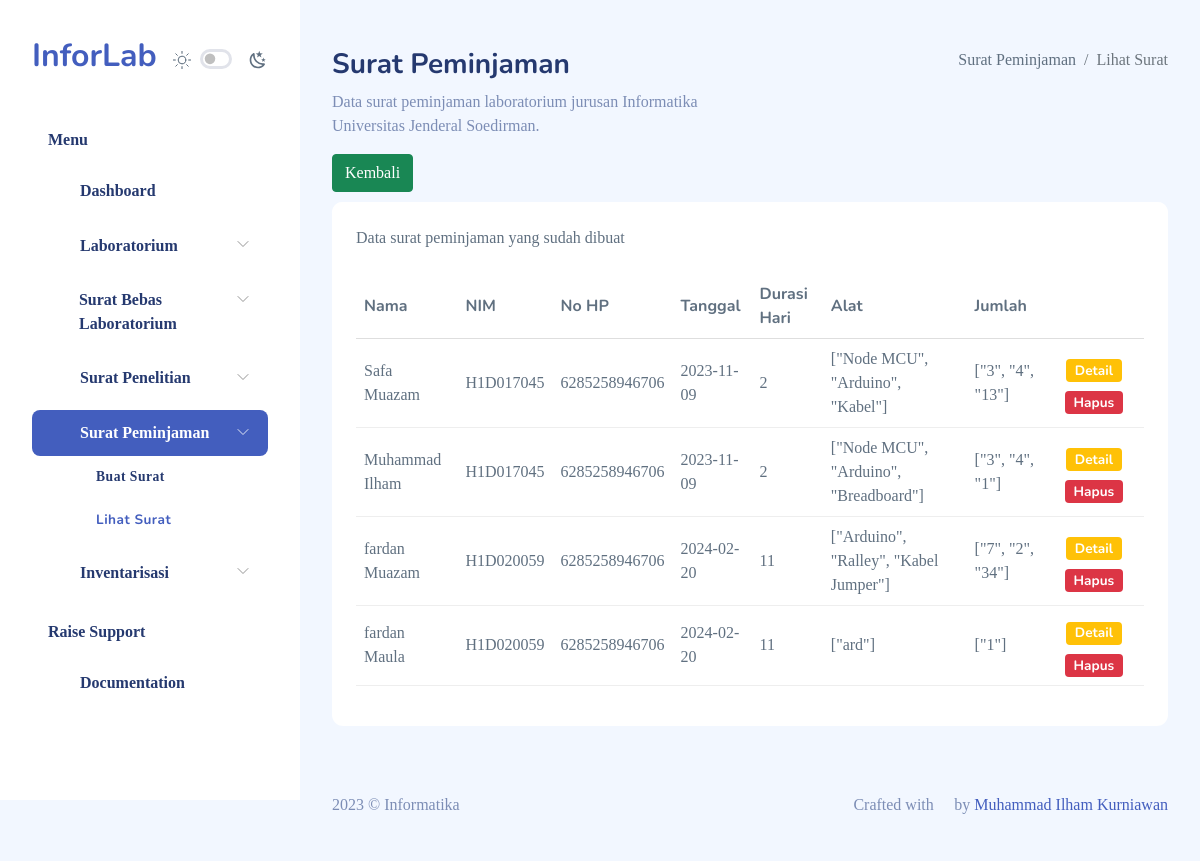
Screenshot of /index.php?r=surat_peminjaman with the database file from the repository.
### tables this page shows
CREATE TABLE `surat_peminjaman` (
  `id` int(11) NOT NULL,
  `nama` varchar(255) DEFAULT NULL,
  `nim` varchar(20) DEFAULT NULL,
  `noHp` varchar(15) DEFAULT NULL,
  `tanggal` date DEFAULT NULL,
  `pinjam` date DEFAULT NULL,
  `kembali` date DEFAULT NULL,
  `durasi` int(11) DEFAULT NULL,
  `keperluan` varchar(255) DEFAULT NULL,
  `alat` json DEFAULT NULL,
  `jumlah` json DEFAULT NULL
);

### modul/surat_peminjaman/surat_peminjaman.php (the view, shortened to what this page needs)
<div class="page-heading">
  <div class="page-title">
    <div class="row">
      <div class="col-12 col-md-6 order-md-1 order-last">
      <h3>Surat Peminjaman</h3>
        <p class="text-subtitle text-muted">
        Data surat peminjaman laboratorium jurusan Informatika Universitas Jenderal Soedirman.
        </p>
        <div class="buttons">
              <a href="index.php?r=lihat_surat_peminjaman" class="btn btn-success">Kembali</a>
        </div>
      </div>
      <div class="col-12 col-md-6 order-md-2 order-first">
        <nav
          aria-label="breadcrumb"
          class="breadcrumb-header float-start float-lg-end"
        >
        <ol class="breadcrumb">
            <li class="breadcrumb-item">
              Surat Peminjaman
            </li>
            <li class="breadcrumb-item active">
              Lihat Surat
            </li>
          </ol>
        </nav>
      </div>
    </div>
  </div>
  <?php
    if (isset($_POST['tgl1']) && isset($_POST['tgl2'])) {
      $var1 = $_POST['tgl1'];
      $var2 = $_POST['tgl2'];
      $tgl1 = str_replace('/', '-', $var1);
      $date1 = date('Y-m-d', strtotime($tgl1));
      $tgl2 = str_replace('/', '-', $var2);
      $date2 = date('Y-m-d', strtotime($tgl2));
      $rentang = $var1." Sampai ".$var2;
      $sqlkelas = "select * from surat_peminjaman where tanggal between '".$date1."' and '".$date2."' order by tanggal asc";
    } else {
      $sqlkelas = "select * from surat_peminjaman order by tanggal asc";
      $rentang = '';
    }
  ?>
  <section class="section">
    <div class="card">
      <div class="card-header">Data surat peminjaman yang sudah dibuat <?php echo $rentang; ?></div>
      <div class="card-body">
        <table class="table" id="table-surat-peminjaman">
            <thead>
                <tr>
                    <th>Nama</th>
                    <th>NIM</th>
                    <th>No HP</th>
                    <th>Tanggal</th>
                    <th>Durasi Hari</th>
                    <th>Alat</th>
                    <th>Jumlah</th>
                    <th></th>
                </tr>
            </thead>
            <tbody>
                <?php
                $resultkelas = $conn->query($sqlkelas);
              if ($resultkelas->num_rows>0) {
                  while ($row = $resultkelas->fetch_assoc()) {
                      ?>
                        <tr>
                            <td><?php echo $row['nama']; ?></td>
                            <td><?php echo $row['nim']; ?></td>
                            <td><?php echo $row['noHp']; ?></td>
                            <td><?php echo $row['tanggal']; ?></td>
                            <td><?php echo $row['durasi']; ?></td>
                            <td><?php echo $row['alat']; ?></td>
                            <td><?php echo $row['jumlah']; ?></td>
                            <td class="text-center">
                                <a href="index.php?r=edit_surat_peminjaman&id=<?php echo $row['id']; ?>" class="badge bg-warning m-2">Detail</a>
                                <a href="././hapus.php?k=hapus_surat_peminjaman&id=<?php echo $row['id']; ?>" onclick="return confirm('Yakin Hapus Surat <?php echo $row['nama']; ?>?')" class="badge bg-danger">Hapus</a>
                            </td>
                        </tr>
                    <?php
                    }
                }
                ?>
            </tbody>
        </table>
      </div>
    </div>
  </section>
</div>

### rows the page displays
surat_peminjaman: nama "Safa Muazam", nim "H1D017045", noHp "6285258946706", tanggal "2023-11-09", durasi "2", alat "[\"Node MCU\", \"Arduino\", \"Kabel\"]", jumlah "[\"3\", \"4\", \"13\"]"
surat_peminjaman: nama "Muhammad Ilham", nim "H1D017045", noHp "6285258946706", tanggal "2023-11-09", durasi "2", alat "[\"Node MCU\", \"Arduino\", \"Breadboard\"]", jumlah "[\"3\", \"4\", \"1\"]"
surat_peminjaman: nama "fardan Muazam", nim "H1D020059", noHp "6285258946706", tanggal "2024-02-20", durasi "11", alat "[\"Arduino\", \"Ralley\", \"Kabel Jumper\"]", jumlah "[\"7\", \"2\", \"34\"]"
surat_peminjaman: nama "fardan Maula", nim "H1D020059", noHp "6285258946706", tanggal "2024-02-20", durasi "11", alat "[\"ard\"]", jumlah "[\"1\"]"
